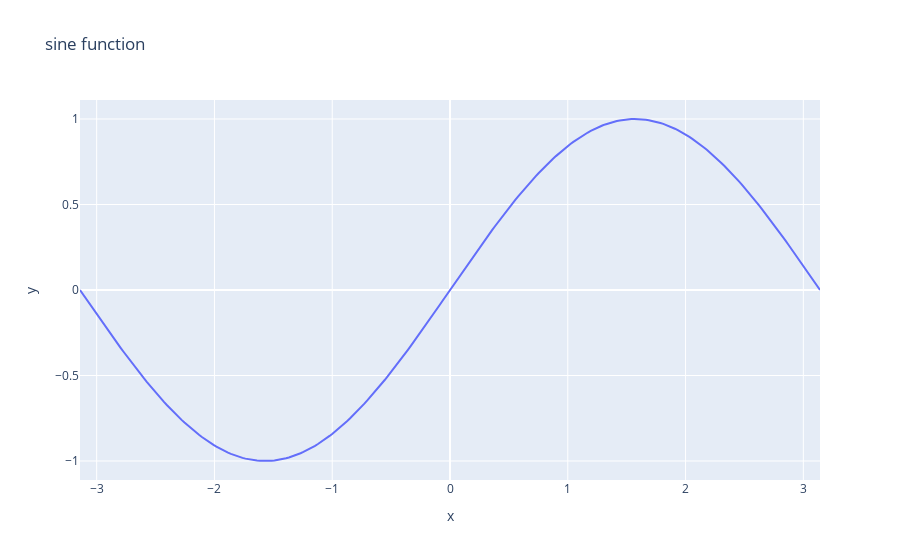

Notebook code for this chart:
### Code cell
fig_sine.show()

### Figure 1 — Plotly figure (JSON) as saved in the notebook; plotly's stock layout.template omitted (floating-point values rounded to 4 significant figures; data arrays with more than 128 entries replaced by an {"elided": "..."} marker saying what was removed)
{"data": [{"hovertemplate": "x=%{x}<br>y=%{y}<extra></extra>", "legendgroup": "", "line": {"color": "#636efa", "dash": "solid"}, "marker": {"symbol": "circle"}, "mode": "lines", "name": "", "orientation": "v", "showlegend": false, "type": "scatter", "x": {"elided": "256 float values"}, "xaxis": "x", "y": {"elided": "256 float values"}, "yaxis": "y"}], "layout": {"legend": {"tracegroupgap": 0}, "title": {"text": "sine function"}, "xaxis": {"anchor": "y", "domain": [0, 1], "title": {"text": "x"}}, "yaxis": {"anchor": "x", "domain": [0, 1], "title": {"text": "y"}}}}
